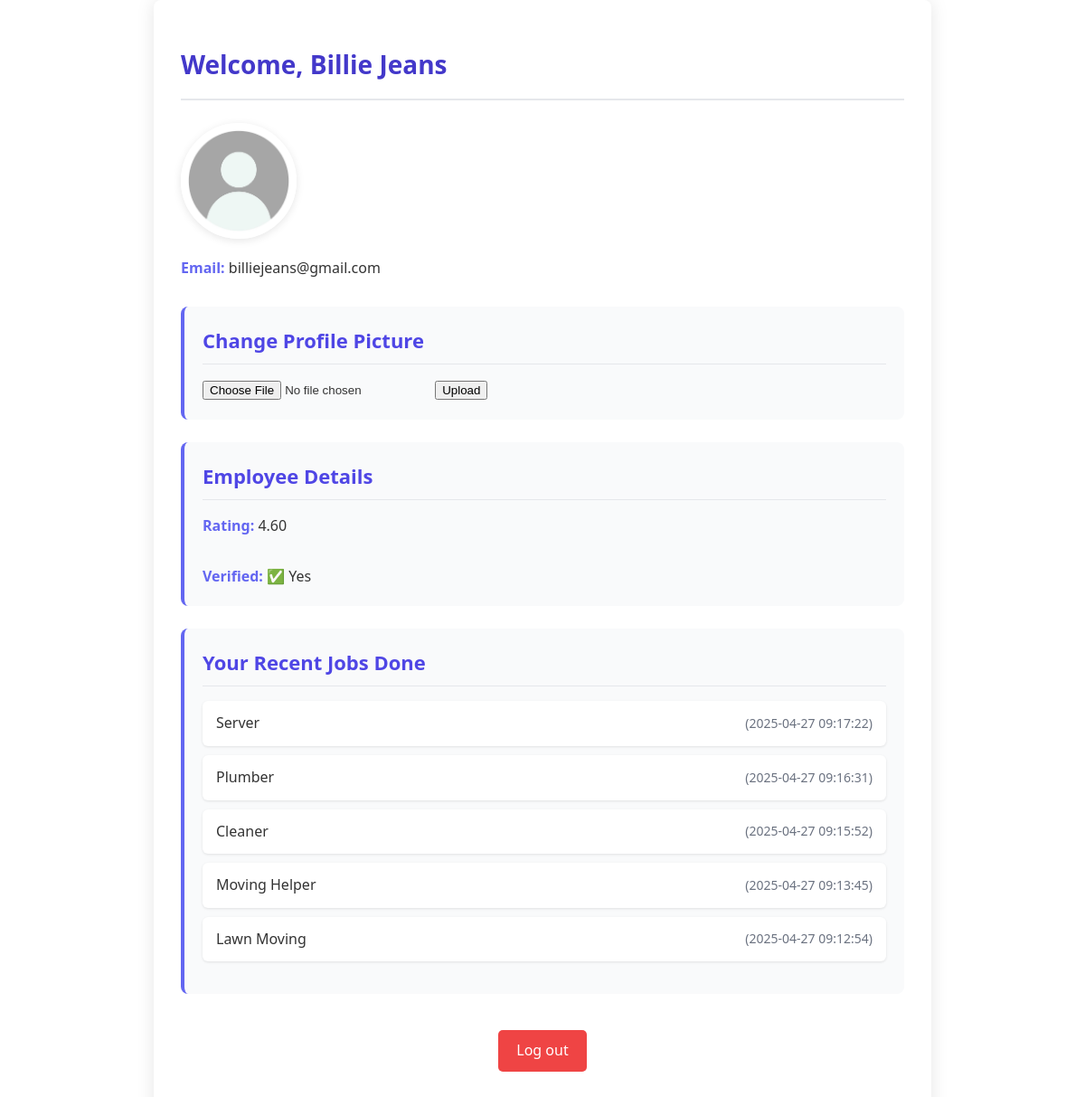
Screenshot of /editProfile.php (signed in) with the database file from the repository.
### tables this page shows
CREATE TABLE `users` (
  `user_id` int(11) NOT NULL,
  `first_name` varchar(50) NOT NULL,
  `last_name` varchar(50) NOT NULL,
  `email` varchar(100) NOT NULL,
  `password_hash` varchar(255) NOT NULL,
  `profile_pic` varchar(255) DEFAULT NULL,
  `role` enum('employer','employee') NOT NULL
);

CREATE TABLE `employees` (
  `employee_id` int(11) NOT NULL,
  `user_id` int(11) NOT NULL,
  `rating` decimal(3,2) DEFAULT NULL,
  `verified` tinyint(1) NOT NULL DEFAULT 0,
  `RatingCount` int(100) DEFAULT NULL
);

CREATE TABLE `listings` (
  `listing_id` int(11) NOT NULL,
  `title` varchar(200) NOT NULL,
  `description` text DEFAULT NULL,
  `employee_id` int(11) NOT NULL,
  `employer_id` int(11) NOT NULL,
  `listed_date` datetime NOT NULL DEFAULT current_timestamp(),
  `location` varchar(255) DEFAULT NULL,
  `job_type` enum('full time','part time') NOT NULL,
  `hidden` tinyint(1) NOT NULL DEFAULT 0
);

### editProfile.php (the view, shortened to what this page needs)
<?php
try {
    $pdo = new PDO('mysql:host=localhost;dbname=pathfinder', 'root', '');
    $pdo->setAttribute(PDO::ATTR_ERRMODE, PDO::ERRMODE_EXCEPTION);
    $stmt = $pdo->prepare("SELECT first_name, last_name, email, profile_pic, role FROM users WHERE user_id = ?");
    $stmt->execute([$_SESSION['user_id']]);
    $user = $stmt->fetch(PDO::FETCH_ASSOC);
    $extra = [];
    $listings = [];
    if ($user['role'] === 'employee') {
        $stmt = $pdo->prepare("SELECT employee_id, rating, verified FROM employees WHERE user_id = ?");
        $stmt->execute([$_SESSION['user_id']]);
        $extra = $stmt->fetch(PDO::FETCH_ASSOC);
        $stmt = $pdo->prepare("SELECT title, listed_date FROM listings WHERE employee_id = ? ORDER BY listed_date DESC LIMIT 5");
        $stmt->execute([$extra['employee_id']]);
        $listings = $stmt->fetchAll(PDO::FETCH_ASSOC);
    }
} catch (Exception $e) {
    die("Error: " . htmlspecialchars($e->getMessage()));
}
?>
<!DOCTYPE html>
<html>
<head>
</head>
<body>
  <h1>Welcome, <?= htmlspecialchars($user['first_name'] . ' ' . $user['last_name']) ?></h1>
  <img
  src="<?= htmlspecialchars($user['profile_pic'] ?: '') ?>"
  alt="User avatar"
  class="profile-pic"
  onerror="this.onerror=null; this.src='uploads/blankavatar.jpg';"
  />
  <p><strong>Email:</strong> <?= htmlspecialchars($user['email']) ?></p>
  <div class="section">
    <h2>Change Profile Picture</h2>
    <form method="post" enctype="multipart/form-data">
      <input type="file" name="profile_pic" accept="image/*" required>
      <button type="submit">Upload</button>
    </form>
  </div>
  <?php if ($user['role'] === 'employee'): ?>
    <div class="section">
      <h2>Employee Details</h2>
      <p><strong>Rating:</strong> <?= htmlspecialchars($extra['rating'] ?? 'N/A') ?></p>
      <p><strong>Verified:</strong>
        <?= $extra['verified'] ? '✅ Yes' : '❌ No' ?>
      </p>
    </div>
    <div class="section">
      <h2>Your Recent Jobs Done</h2>
      <?php if ($listings): ?>
        <ul>
          <?php foreach ($listings as $job): ?>
            <li>
              <?= htmlspecialchars($job['title']) ?>
              <small>(<?= htmlspecialchars($job['listed_date']) ?>)</small>
            </li>
          <?php endforeach; ?>
        </ul>
      <?php else: ?>
        <p>You haven’t completed any jobs yet.</p>
      <?php endif; ?>
    </div>
  <?php endif; ?>
  <div class="section">
    <a href="logout.php">Log out</a>
  </div>
</body>
</html>

### editProfile.php (style rules this page uses)
body { font-family: 'Segoe UI', Tahoma, Geneva, Verdana, sans-serif; background-color: #f5f7fa; color: #333; line-height: 1.6; margin: 0; padding: 20px; }
body { max-width: 800px; margin: 0 auto; background-color: #fff; box-shadow: 0 0 20px rgba(0, 0, 0, 0.1); border-radius: 8px; padding: 30px; }
h1 { color: #4338ca; margin-bottom: 25px; font-size: 28px; border-bottom: 2px solid #e5e7eb; padding-bottom: 15px; }
.profile-pic { width: 120px; height: 120px; border-radius: 50%; object-fit: cover; border: 4px solid #fff; box-shadow: 0 2px 10px rgba(0, 0, 0, 0.1); margin-right: 20px; float: left; margin-bottom: 20px; }
p strong { color: #6366f1; }
p:nth-of-type(1) { clear: both; margin-bottom: 30px; font-size: 16px; }
.section { background-color: #f9fafb; padding: 20px; margin-bottom: 25px; border-radius: 8px; border-left: 4px solid #6366f1; }
h2 { color: #4f46e5; font-size: 22px; margin-top: 0; margin-bottom: 15px; padding-bottom: 8px; border-bottom: 1px solid #e5e7eb; }
ul { list-style-type: none; padding-left: 0; }
li { padding: 12px 15px; background-color: #fff; margin-bottom: 10px; border-radius: 6px; box-shadow: 0 1px 3px rgba(0, 0, 0, 0.1); display: flex; justify-content: space-between; align-items: center; }
li small { color: #6b7280; font-size: 14px; }
.section p:last-of-type { margin-bottom: 0; }
.section:last-child { background-color: #fff; border-left: none; padding: 0; margin-top: 40px; text-align: center; }
.section:last-child a { display: inline-block; background-color: #ef4444; color: white; text-decoration: none; padding: 10px 20px; border-radius: 5px; font-weight: 500; transition: background-color 0.3s; }

### rows the page displays
users: first_name+last_name "Billie Jeans", email "billiejeans@gmail.com"
employees: rating "4.60"
listings: title "Server", listed_date "2025-04-27 09:17:22"
listings: title "Plumber", listed_date "2025-04-27 09:16:31"
listings: title "Cleaner", listed_date "2025-04-27 09:15:52"
listings: title "Moving Helper", listed_date "2025-04-27 09:13:45"
listings: title "Lawn Moving", listed_date "2025-04-27 09:12:54"
